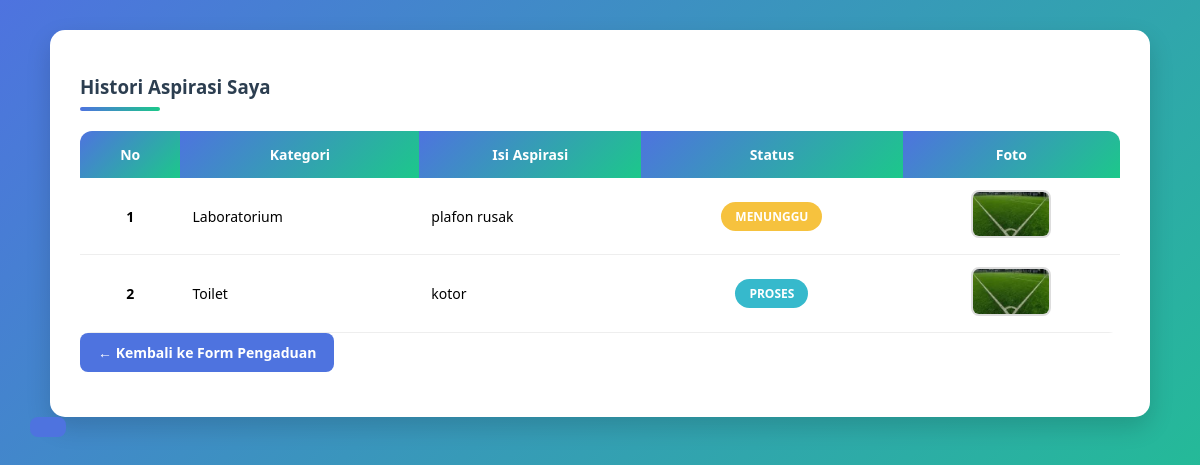
Page /histori.php (signed in) on the committed database.
### tables this page shows
CREATE TABLE `input_aspirasi` (
  `id_pelaporan` int NOT NULL,
  `nis` int DEFAULT NULL,
  `tgl_pengaduan` date DEFAULT NULL,
  `id_kategori` int DEFAULT NULL,
  `lokasi` varchar(50) DEFAULT NULL,
  `ket` varchar(100) DEFAULT NULL,
  `foto` varchar(100) DEFAULT NULL,
  `status` enum('Menunggu','Proses','Selesai') DEFAULT 'Menunggu'
);

CREATE TABLE `kategori` (
  `id_kategori` int NOT NULL,
  `ket_kategori` varchar(30) DEFAULT NULL
);

### histori.php (the view, shortened to what this page needs)
<?php
include 'config/koneksi.php';
$nis = $_SESSION['nis'];
$query = mysqli_query($conn, "
    SELECT p.*, k.ket_kategori
    FROM input_aspirasi p
    JOIN kategori k ON p.id_kategori = k.id_kategori
    JOIN siswa s ON p.nis = s.nis
    WHERE s.nis = '$nis'
");
?>
<!DOCTYPE html>
<html lang="id">
<head>
</head>
<body>
<div class="container-histori">
    <h3>Histori Aspirasi Saya</h3>
    <table>
        <tr>
            <th>No</th>
            <th>Kategori</th>
            <th>Isi Aspirasi</th>
            <th>Status</th>
            <th>Foto</th>
        </tr>
        <?php
        $no = 1;
        if (mysqli_num_rows($query) > 0) {
            while ($data = mysqli_fetch_array($query)) {
                $status = strtolower($data['status']);
        ?>
        <tr>
            <td><?= $no++; ?></td>
            <td><?= $data['ket_kategori']; ?></td>
            <td><?= $data['ket']; ?></td>
            <td align="center">
                <span class="badge badge-<?= $status; ?>">
                    <?= $data['status']; ?>
                </span>
            </td>
            <td align="center">
                <?php if ($data['foto'] != '') { ?>
                    <img src="uploads/<?= $data['foto']; ?>">
                <?php } else { echo '-'; } ?>
            </td>
        </tr>
        <?php
            }
        } else {
            echo "<tr><td colspan='5' class='kosong'>Belum ada aspirasi</td></tr>";
        }
        ?>
    </table>
    <a href="input_pengaduan.php" class="btn-kembali">
    ← Kembali ke Form Pengaduan
</div>
</body>
</html>

### histori.php (style rules this page uses)
* { box-sizing: border-box; font-family: 'Segoe UI', Arial, sans-serif; }
body { margin: 0; background: linear-gradient(135deg, #4e73df, #1cc88a); min-height: 100vh; padding: 30px; }
.container-histori { max-width: 1100px; margin: auto; background: #ffffff; padding: 25px 30px; border-radius: 15px; box-shadow: 0 10px 25px rgba(0,0,0,0.15); }
h3 { margin-bottom: 20px; font-weight: 700; color: #2c3e50; }
h3::after { content: ''; width: 80px; height: 4px; background: linear-gradient(to right, #4e73df, #1cc88a); display: block; margin-top: 8px; border-radius: 3px; }
table { width: 100%; border-collapse: collapse; border-radius: 12px; overflow: hidden; }
th { background: linear-gradient(135deg, #4e73df, #1cc88a); color: white; padding: 14px; font-size: 14px; text-align: center; }
td { padding: 12px; font-size: 14px; border-bottom: 1px solid #eee; vertical-align: middle; }
td:first-child { text-align: center; font-weight: bold; }
.badge { padding: 6px 14px; border-radius: 20px; font-size: 12px; font-weight: bold; text-transform: uppercase; display: inline-block; }
.badge-menunggu { background: #f6c23e; color: #fff; }
.badge-proses { background: #36b9cc; color: #fff; }
img { width: 80px; border-radius: 8px; border: 2px solid #ddd; object-fit: cover; transition: 0.3s; }
.btn-kembali { display: inline-block; margin-bottom: 20px; padding: 10px 18px; background: #4e73df; color: #fff; text-decoration: none; border-radius: 8px; font-size: 14px; font-weight: 600; transition: 0.3s; }

### rows in the picture
input_aspirasi: id_kategori.ket_kategori "Laboratorium", ket "plafon rusak", status "MENUNGGU", foto (picture)
input_aspirasi: id_kategori.ket_kategori "Toilet", ket "kotor", status "PROSES", foto (picture)
